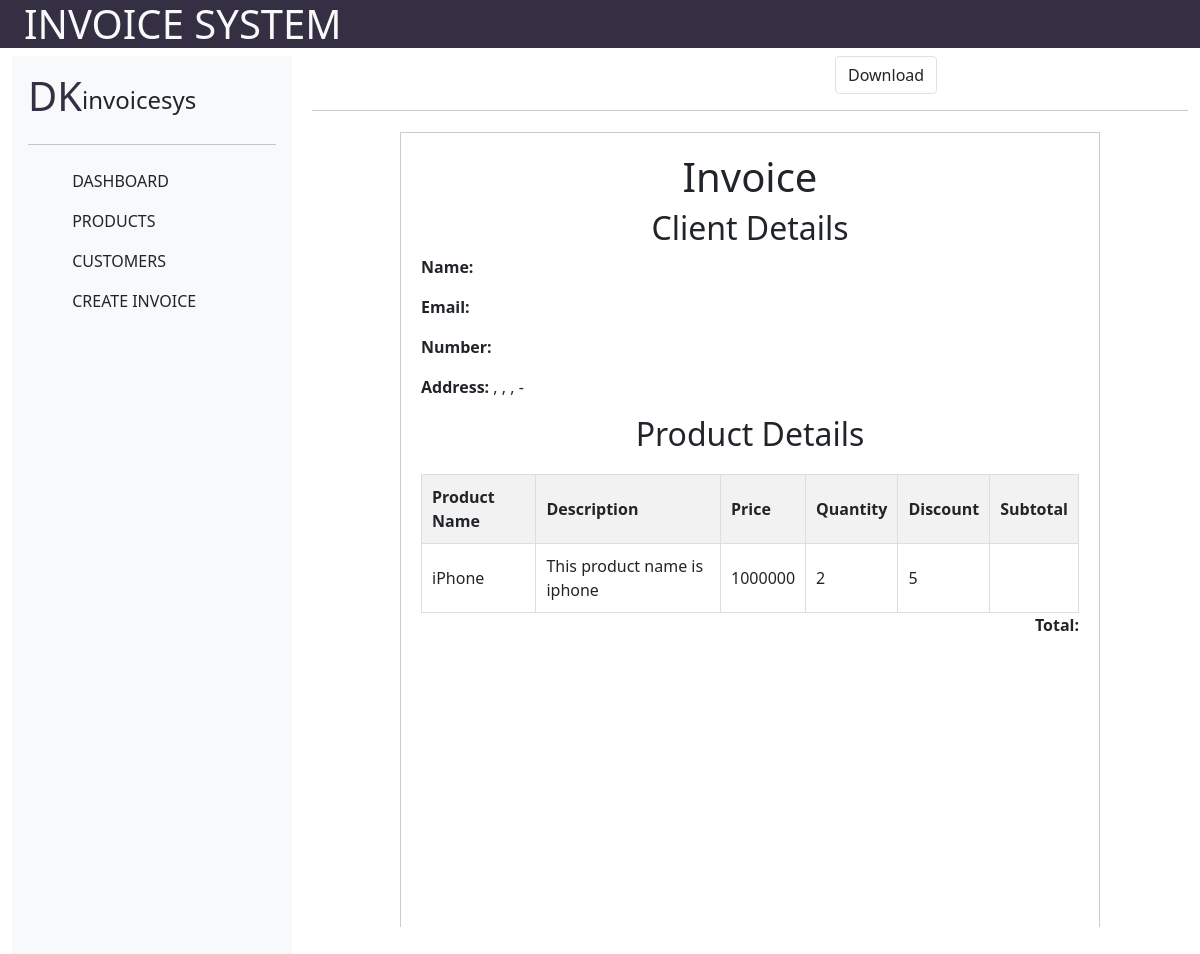
/invoice/3, run on the app's committed database.
### invoice/models.py (models this page shows, shortened)
class Product(models.Model):
    product_name=models.CharField(max_length=50)
    product_discription=models.TextField(max_length=200)

### invoice/views.py (the view)
# urls.py: path('', include('invoice.urls'))
def invoice(request,id):
    clintt = User.objects.get(id=id)
    invoice = Invoice.objects.filter(Client_details=clintt).values('Client_details__username','product_details__product_name','price',
                                                                   'quantity','discount','product_details__product_discription')
    return render(request, 'invoic.html',{'invoice':invoice})

### invoice/templates/invoic.html (shortened to what this page needs)
{% extends 'base.html' %}
{% load static %}
    {% block css %}
    <link href="{% static 'css/invoic.css' %}" rel="stylesheet" type="text/css" />
    {% endblock %}
{% block content %}
<div class="row invoice_head">
    <div class="col-7"></div>
    <div class="col text-white"><a href=""><button class="btn border" download()>Download</button></a></div>
</div>
 <hr>
<div class="row">
    <div class="col Invoice" >
    <div class="invoice-container" id="invoice">
        <h1 class="header">Invoice</h1>
        <h2 class="header">Client Details</h2>
        <p><strong>Name:</strong> {{ invoice.Client_details.username }}</p>
        <p><strong>Email:</strong> {{ invoice.Client_details.email }}</p>
        <p><strong>Number:</strong> {{ invoice.Client_details.number }}</p>
        <p><strong>Address:</strong> {{ invoice.Client_details.house_number }}, {{ invoice.Client_details.Strite }}, {{ invoice.Client_details.city }}, {{ invoice.Client_details.state }} - {{ invoice.Client_details.pincod }}</p>
        <h2 class="header">Product Details</h2>
        <table>
            <thead>
                <tr>
                    <th>Product Name</th>
                    <th>Description</th>
                    <th>Price</th>
                    <th>Quantity</th>
                    <th>Discount</th>
                    <th>Subtotal</th>
                </tr>
            </thead>
            <tbody>
                {% for invoice in invoice %}
                <tr>
                    <td>{{ invoice.product_details__product_name}}</td>
                    <td>{{ invoice.product_details__product_discription }}</td>
                    <td>{{ invoice.price }}</td>
                    <td>{{ invoice.quantity }}</td>
                    <td>{{ invoice.discount }}</td>
                    <td>{{ invoice.sub_total }}</td>
                </tr>
                {% endfor %}
            </tbody>
        </table>
        <div class="total">
            <p><strong>Total:</strong> {{ invoice.sub_total }}</p>
        </div>
    </div>
</div>
{% endblock %}

### invoice/static/css/invoic.css (style rules this page uses)
.invoice_head { margin: auto; }
.invoice-container { max-width: 700px; min-height: 800px; margin: 5px auto; padding: 20px; border: 1px solid #ccc; background-color: white; }
.Invoice { max-height:75vh; overflow: auto; }
.header { text-align: center; }
table { width: 100%; margin-top: 20px; border-collapse: collapse; }
th, td { border: 1px solid #ddd; padding: 10px; text-align: left; }
th { background-color: #f2f2f2; }
.total { text-align: right; }

### invoice/templates/base.html (style rules this page uses)
* { margin: 0px; padding: 0px; box-sizing: border-box; }

### data on the page
Product: product_details__product_name "iPhone", product_details__product_discription "This product name is iphone", price "1000000", quantity "2", discount "5"
